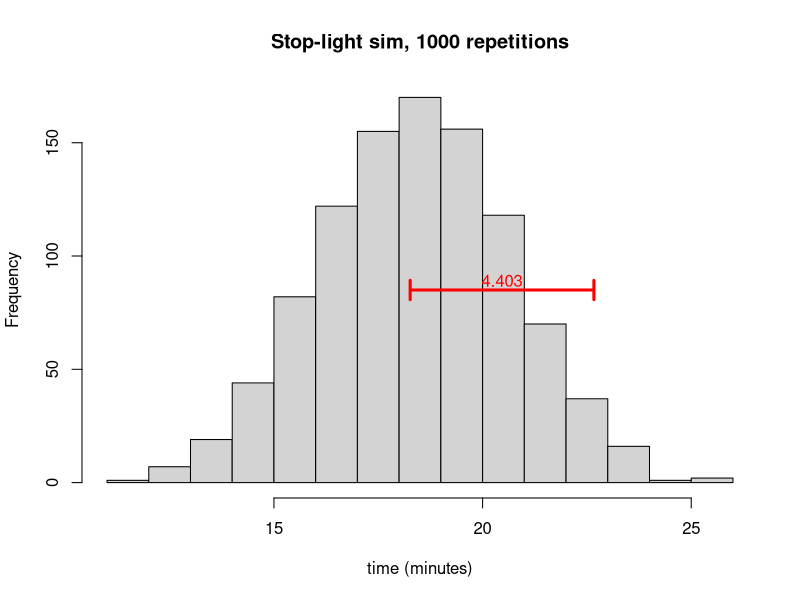

This figure's R source:
## ---- chunk 1
# S-IC.A.2: Decide if a specified model is consistent with results from a given data-generating process, e.g., using simulation.

n = sample(6:12,1)
p = sample(seq(20,50,5),1)/100
t = sample(seq(0.5,5,0.5),1)

mutt = sample(c(10,15,20,25,30,45),1)
sigtt = round(runif(1,1,2),1)

et = n*(1-p)*t/2

mes = numeric()

for(i in 1:1000){
    x = (p<runif(n*1000))*t*runif(n*1000)
    x = matrix(x,ncol=n)
    sums = apply(x,1,sum)
    sums = sums+rnorm(1000,mutt,sigtt)
    ss = sort(sums)
    lo = ss[25]
    hi = ss[975]
    mid = (hi+lo)/2
    me = (hi-lo)/2
    mes = c(mes,me)
}
tol = ceiling((max(mes)-min(mes))/2*100)/100
ME = round((max(mes)+min(mes))/2,2)

## ---- chunk 2
myplot = hist(ss,xlab="time (minutes)",main="Stop-light sim, 1000 repetitions")
cnts = myplot$counts
ydraw = max(cnts)/2
lines(c(mid,mid,mid,hi,hi,hi),ydraw*c(0.95,1.05,1,1,1.05,0.95),col="red",lwd=3)
mex = mean(c(mid,hi))
text(mex,1.05*ydraw,round(me,3),col="red")
